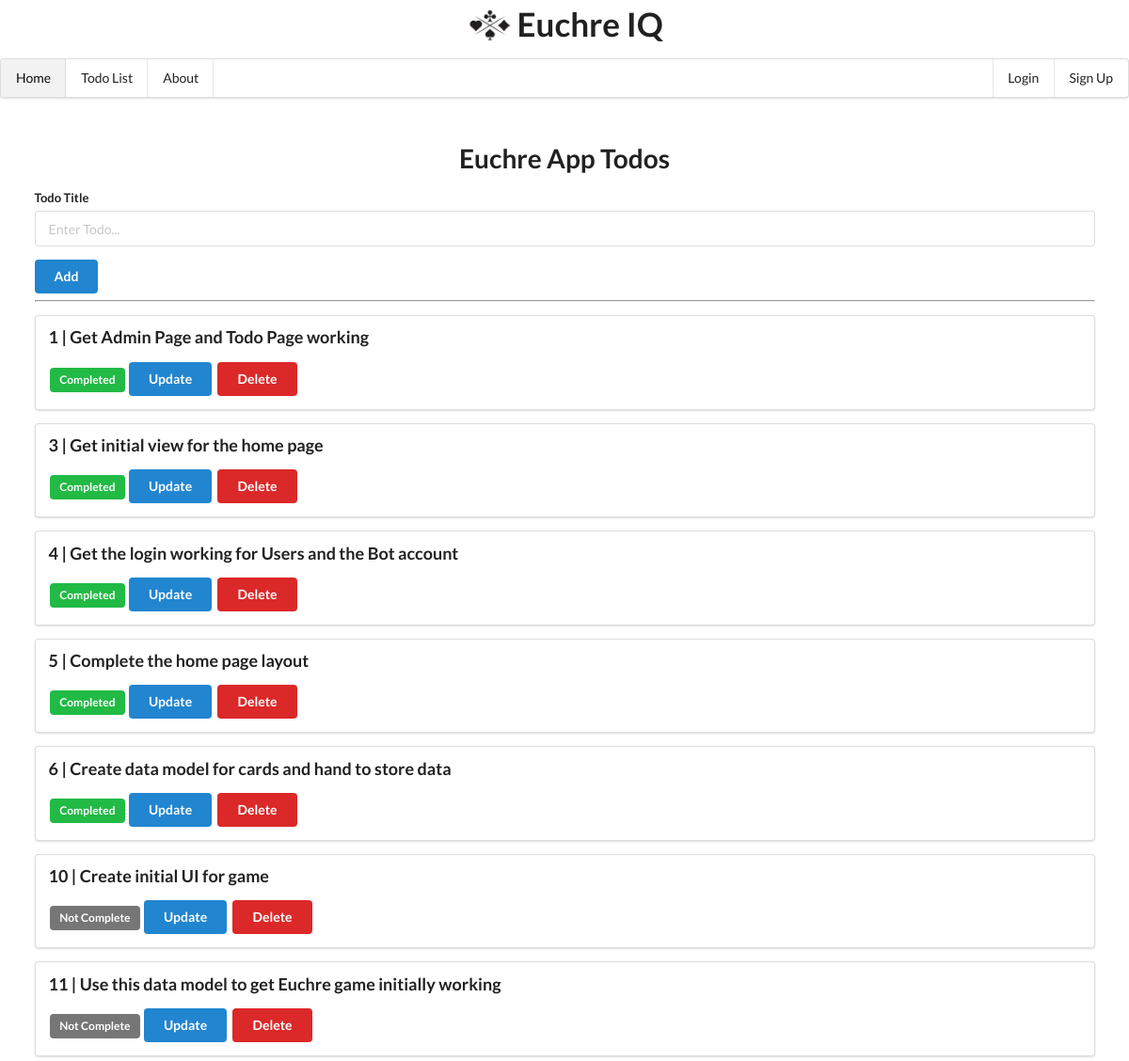
/todolist/, run on the app's committed database.
### todolist/models.py (models this page shows, shortened)
class Todo(models.Model):
    title=models.CharField(max_length=350)
    complete=models.BooleanField(default=False)

### todolist/views.py (the view)
# urls.py: path('', views.index, name="index"),
def index(request):
    todos = Todo.objects.all()
    return render(request, "todos.html", {"todo_list": todos})

### templates/todos.html (shortened to what this page needs)
<!DOCTYPE html>
<html lang="en">
    <head>
        {% load static %}
        <link rel="stylesheet" href="https://cdn.jsdelivr.net/npm/semantic-ui@2.4.2/dist/semantic.min.css">
        <link rel="stylesheet" href="{% static 'css/styles.css' %}">
    </head>
    <body>
        <h1 class="ui center aligned header" style="padding-top: 8px; font-size: 2.5rem !important;">
            <img src="{% static 'images/euchre-logo.png' %}" alt="Euchre Logo" class="header-logo">
            Euchre IQ
        </h1>
        <div class="ui menu">
            <a class="item active" href="/">Home</a>
            <a class="item" href="/todolist/">Todo List</a>
            <a class="item" href="/about/">About</a>
            <div class="right menu">
                {% if user.is_authenticated %}
                    <span class="item">Welcome, {{ user.username }}!</span>
                    <form method="post" action="{% url 'logout' %}" style="display:inline;">
                        {% csrf_token %}
                        <button class="ui item button" type="submit">Logout</button>
                    </form>
                {% else %}
                    <a class="ui item" href="{% url 'login' %}">Login</a>
                    <a class="ui item" href="{% url 'signup' %}">Sign Up</a>
                {% endif %}
            </div>
        </div>
    <div style="margin-top: 50px;" class="ui container">
        <h1 class="ui center aligned header">Euchre App Todos</h1>
        <form class="ui form" action="{% url 'add' %}" method="post">
            <div class="field">
                <label>Todo Title</label>
                <input type="text" name="title" placeholder="Enter Todo..."><br>
            </div>
            <button class="ui blue button" type="submit">Add</button>
        </form>
        <hr>
        {% for todo in todo_list %}
        <div class="ui segment">
            <p class="ui big header">{{ todo.id }} | {{ todo.title }}</p>
            {% if todo.complete == False %}
            <span class="ui grey label">Not Complete</span>
            {% else %}
            <span class="ui green label">Completed</span>
            {% endif %}
            <a class="ui blue button" href="{% url 'update' todo.id %}">Update</a>
            <a class="ui red button" href="{% url 'delete' todo.id %}">Delete</a>
        </div>
        {% endfor %}
    </div>
</body>
</html>

### static/css/styles.css (style rules this page uses)
.header-logo { width: 1.5em !important; vertical-align: top !important; margin-right: -5px !important; }

### data on the page
Todo: id "1", title "Get Admin Page and Todo Page working", complete "Completed"
Todo: id "3", title "Get initial view for the home page", complete "Completed"
Todo: id "4", title "Get the login working for Users and the Bot account", complete "Completed"
Todo: id "5", title "Complete the home page layout", complete "Completed"
Todo: id "6", title "Create data model for cards and hand to store data", complete "Completed"
Todo: id "10", title "Create initial UI for game", complete "Not Complete"
Todo: id "11", title "Use this data model to get Euchre game initially working", complete "Not Complete"
